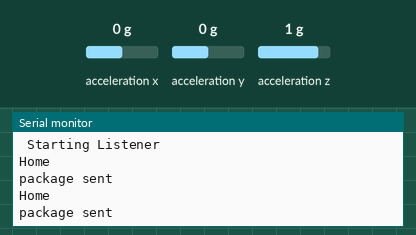
Recording of a sketch running on a simulated Arduino MKR. On the bench: the last lines printed to the serial monitor. The test bench sets the inputs (shaded band); at power-on: acceleration x 0 g, acceleration y 0 g, acceleration z 1 g. WiFi joins after 1.5 s; servers stay silent unless stated.

Above: at 12.9 s.
13.0 s: acceleration x set to -0.8 g
At 13.26 s:
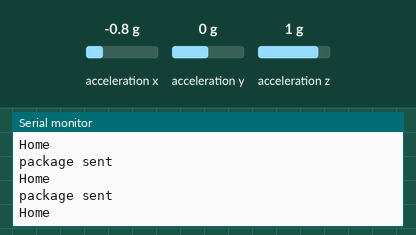
15.8 s: acceleration x set to 0.8 g
At 16.27 s:
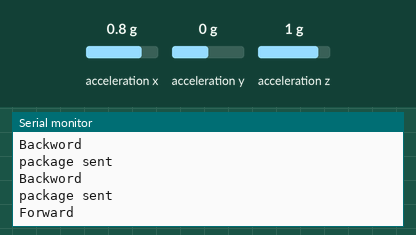

Measured:
- after the input at 15.8 s, the serial monitor: prints a new line after 0.32 s (image 2)

The sketch:

glove_code.ino
```cpp
#include <Wire.h>
#include <SPI.h>
#include <Adafruit_LIS3DH.h>
#include <Adafruit_Sensor.h>
#include <SPI.h>
#include <WiFiNINA.h>
#include<WiFiUdp.h>

//https://www.youtube.com/watch?v=UmEPTh80KLc
//port 21567
//github test
unsigned int localPort = 6661;
char packetBuffer[255];
char  ReplyBuffer[15] = "";
int status = WL_IDLE_STATUS;
char ssid[] = "ATT8T56pbr 2.4ghz"; //WiFi Network Name
char pass[] = "7emn9+bq9kab"; //WiFi Network Password
int keyIndex = 0; //do not need
char message[] = "hello world";
IPAddress ip(192,168,1,106);
WiFiUDP Udp;
WiFiClient client;


// I2C
Adafruit_LIS3DH lis = Adafruit_LIS3DH();

int x_acc = 0;
int y_acc = 0;

void setup(void) {
  Serial.begin(9600);
  while (!Serial) delay(10);     // will pause Zero, Leonardo, etc until serial console opens
  pinMode (A1, INPUT);

  if (!lis.begin(0x18)) {   // change this to 0x19 for alternative i2c address
    Serial.println("Couldnt start");
    while (1) yield();
  }
  Serial.println("LIS3DH found!");

  //set range
  lis.setRange(LIS3DH_RANGE_16_G);   // 2, 4, 8 or 16 G!

  if (WiFi.status() == WL_NO_MODULE)
  {
    Serial.println("WiFi shield not present");
    while (true);
  }

  // Connect to WiFi
while ( status != WL_CONNECTED)
  {
     Serial.print("Attempting to connect to SSID: ");
     Serial.println(ssid);
     status = WiFi.begin(ssid, pass);
  //Wait for connection
     delay(10000);

       //if connection made then report back via serial

  }

   String fv = WiFi.firmwareVersion();
  if (fv < WIFI_FIRMWARE_LATEST_VERSION) {
    Serial.println("Please upgrade the firmware");
  }
    //client.connect(ip, 6661);
    //Serial.println(client.connect(ip, 6661));

  // if you get a connection, report back via serial:
   if (client.connect(ip, 6661)) {
      Serial.println("connected");
       //Make a HTTP request:
     client.println("GET /search?q=arduino HTTP/1.0");
     client.println();
    }
    else{
         Serial.print("not connected");

    }

  Serial.println();
  Serial.println("WiFi Status  ");
  printWiFiStatus();

  Serial.println("\n Starting Listener");

  //if connection made then report back via serial
 Udp.begin(localPort);


}

void loop() {
 read_data(x_acc,y_acc);
  process();


  //send_data(ReplyBuffer);
  Udp.beginPacket(ip, localPort);
  Udp.write(ReplyBuffer);
  Udp.endPacket();
  Serial.println("package sent");

  delay(200);

}


//this function reads in data from accel and is called when the hand is closed
void read_data(int &x_acc,int &y_acc){
  //read in data
  lis.read();      // get X Y and Z data at once

   /* Or....get a new sensor event, normalized */
  sensors_event_t event;
  lis.getEvent(&event);

  x_acc = event.acceleration.x;
  y_acc = event.acceleration.y;


  delay(200);

}

//create state machine see which way to go and copy that state onto state array
void process(){

   //hand is leaning forward
   if (x_acc <= 10 && x_acc > 0){
    if (y_acc < 2 && y_acc > -2){
      strcpy(ReplyBuffer, "Forward");
      Serial.println(ReplyBuffer);
      //implement if we want to include foreward & right and  foreward & left
      /*if (y > 2 & y < 10){
        strcpy(ReplyBuffer,
     }*/
    }
   }
   //hand is leaning backword
   if (x_acc < 0 && x_acc >= -10){
    if (y_acc < 1 && y_acc > -1){
      strcpy(ReplyBuffer, "Backword");
      Serial.println(ReplyBuffer);
    }
   }

   //hand is is leaning to the left
   if (y_acc <= 10 && y_acc > 0){
    if (x_acc < 2 && x_acc > -2){
      strcpy(ReplyBuffer, "Left");
      Serial.println(ReplyBuffer);
    }
   }

   //hand is is leaning to the right
   if (y_acc < 0 && y_acc >= -10){
      if (x_acc < 2 && x_acc > -2){
      strcpy(ReplyBuffer, "Right");
      Serial.println(ReplyBuffer);
      }
   }

   else if (x_acc < 2.0 & y_acc < 2.0){
    if(x_acc > -2 && y_acc > -2){
      strcpy(ReplyBuffer, "Home");
      Serial.println(ReplyBuffer);

    }

   }

   delay(200);

}

///sends data via UDP
/*void send_data(char x[]){
  Udp.beginPacket(Udp.remoteIP(), Udp.remotePort());
  Udp.write(x);
  Udp.endPacket();

}*/


void printWiFiStatus() {
  Serial.print("SSID: ");
  Serial.println(WiFi.SSID());
  IPAddress ip = WiFi.localIP();
  Serial.print("IP Address: ");
  Serial.println(ip);
  long rssi = WiFi.RSSI();
  Serial.print("signal strength (RSSI):");
  Serial.print(rssi);
  Serial.println(" dBm");
}
```
